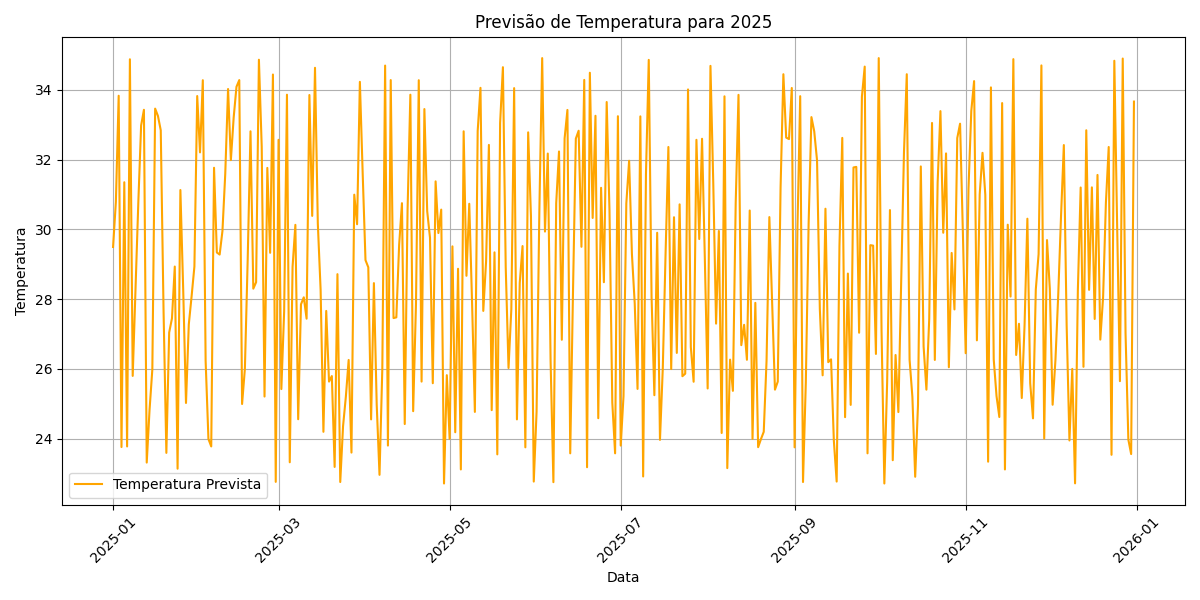

This chart was generated by the following Python code:
import pandas as pd
from sklearn.model_selection import train_test_split
from sklearn.linear_model import LinearRegression
import numpy as np
import matplotlib.pyplot as plt

# Carregar os dados do arquivo Excel
df = pd.read_excel('dados.xlsx')

# Remover espaços em branco nos nomes das colunas
df.columns = df.columns.str.strip()

# Remover linhas com NaN nas colunas relevantes
df = df.dropna(subset=['Dia', 'Temperatura', 'Umidade', 'Velocidade do Vento'])

# Garantir que a coluna 'Dia' seja do tipo numérico
df['Dia'] = pd.to_numeric(df['Dia'], errors='coerce')

# Remover quaisquer NaN resultantes da conversão
df = df.dropna(subset=['Dia', 'Temperatura', 'Umidade', 'Velocidade do Vento'])

# Ler colunas 'Dia', 'Umidade', 'Velocidade do Vento' e 'Temperatura'
X = df[['Dia', 'Umidade', 'Velocidade do Vento']]  # Usar 'Dia', 'Umidade', 'Velocidade do Vento' como entradas
y = df['Temperatura']

# Dividir os dados em conjuntos de treino e teste
X_train, X_test, y_train, y_test = train_test_split(X, y, test_size=0.2, random_state=42)

# Criar o modelo de regressão linear
model = LinearRegression()

# Treinar o modelo
model.fit(X_train, y_train)

# Fazer previsões
y_pred = model.predict(X_test)

# Avaliar o modelo (imprime a pontuação R^2)
print("R^2 score:", model.score(X_test, y_test))

# Previsões para 2025
datas_2025 = pd.date_range(start='2025-01-01', end='2025-12-31', freq='D')

# Criar um DataFrame para armazenar os dados de previsão para 2025
novos_dados = pd.DataFrame({
    'Dia': datas_2025.day,  # Extrair o dia do mês
    'Umidade': np.random.randint(40, 100, size=len(datas_2025)),  # Simulando umidade
    'Velocidade do Vento': np.random.randint(0, 20, size=len(datas_2025))  # Simulando velocidade do vento
})

# Fazer previsões para o ano de 2025
previsoes_2025 = model.predict(novos_dados[['Dia', 'Umidade', 'Velocidade do Vento']])  # Usar todas as colunas

# Adicionar as previsões ao DataFrame
novos_dados['Temperatura Prevista'] = previsoes_2025

# Adicionar a coluna de data ao DataFrame
novos_dados['Data'] = datas_2025

# Exibir as previsões
print(novos_dados[['Data', 'Temperatura Prevista', 'Umidade', 'Velocidade do Vento']])

# Salvar previsões em um arquivo Excel
novos_dados.to_excel('previsoes_temperatura_2025.xlsx', index=False)

# Gerar gráfico das previsões
plt.figure(figsize=(12, 6))
plt.plot(novos_dados['Data'], novos_dados['Temperatura Prevista'], label='Temperatura Prevista', color='orange')
plt.title('Previsão de Temperatura para 2025')
plt.xlabel('Data')
plt.ylabel('Temperatura')
plt.xticks(rotation=45)
plt.grid()
plt.legend()
plt.tight_layout()  # Ajusta o layout para não cortar os rótulos
plt.show()  # Mostra o gráfico
